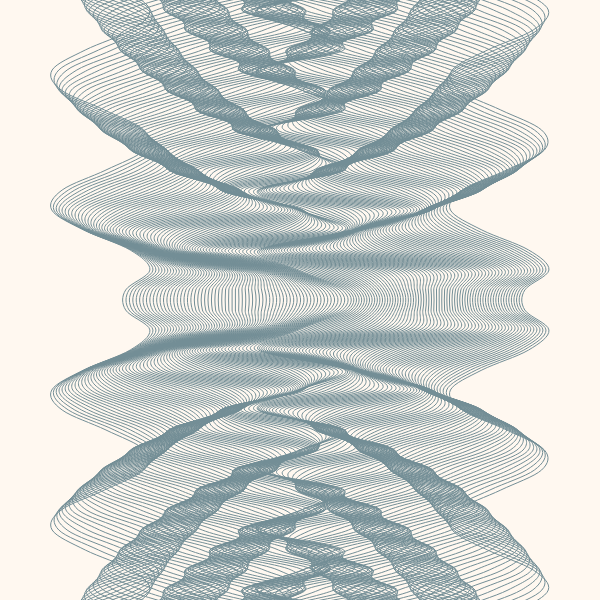
Frame 1 (no input)
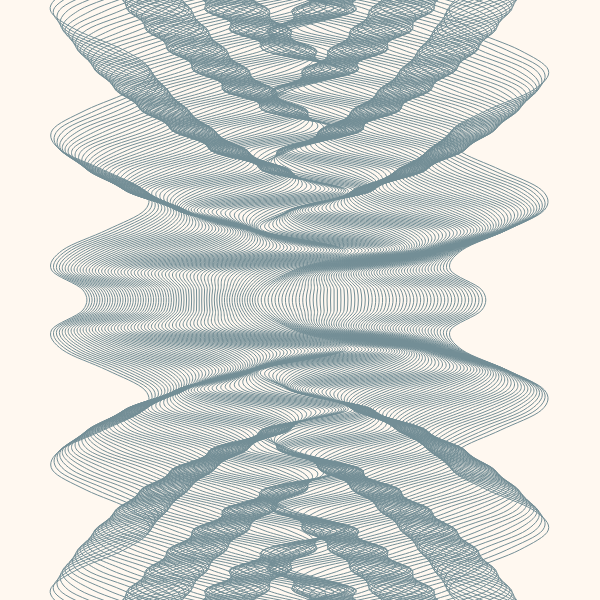
Frame 60 (no input)
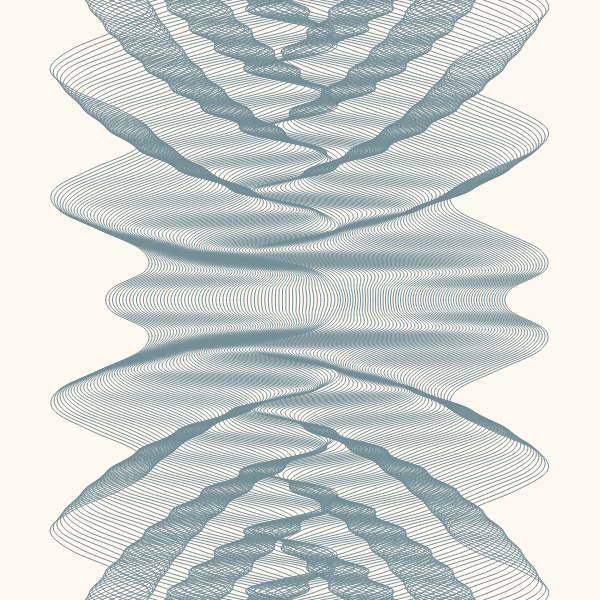
Frame 120 (the mouse pressed at the canvas centre since frame 60)

The p5.js sketch that drew these frames (run headless with seeded random() and noise() and a simulated clock; from frame 60 on, the mouse is pressed at the canvas centre):

// p5.js sketch
// ── sketch.js
let sineWires=[]

function setup() {
	createCanvas(600, 600);
		strokeWeight(1)
	for(let x=+100; x<width-100; x+=3){
		let fPlus=map(Math.abs(width/2-x), 0, width/2, 5, 1)
	sineWires.push(new sineWire(x, fPlus, 50, 0.05))

	}
}

function draw() {
	background('#FFF8F0')
	//print(frameRate())
	for(let sineWire of sineWires){
		sineWire.wiggle();
		sineWire.watch();
		
	}
}

class sineWire{
	constructor(x, f, w, speed){
	  this.x=x
		this.f=f
		this.w=w
		this.speed=speed
		this.time=0
		this.color=color('#738E96')
		this.filler=color('#93A8AC')
		//this.color.setAlpha(150)
		this.filler.setAlpha(10)
	}
	
	wiggle(){
		this.time+=this.speed
		
	}
	
	watch(){
		noFill()
		stroke(this.color)
		push()
		translate(this.x, 0)
		beginShape()
	for(let y=-30; y<=height+30; y+=20){
		let amount=map(Math.abs(y-height/2), 0, height/this.f, 0, TAU*2)
		let x=sin(amount+this.time)*this.w
		curveVertex(x, y)
		
	}
	
	endShape()
		
		pop()
	}
	
}
